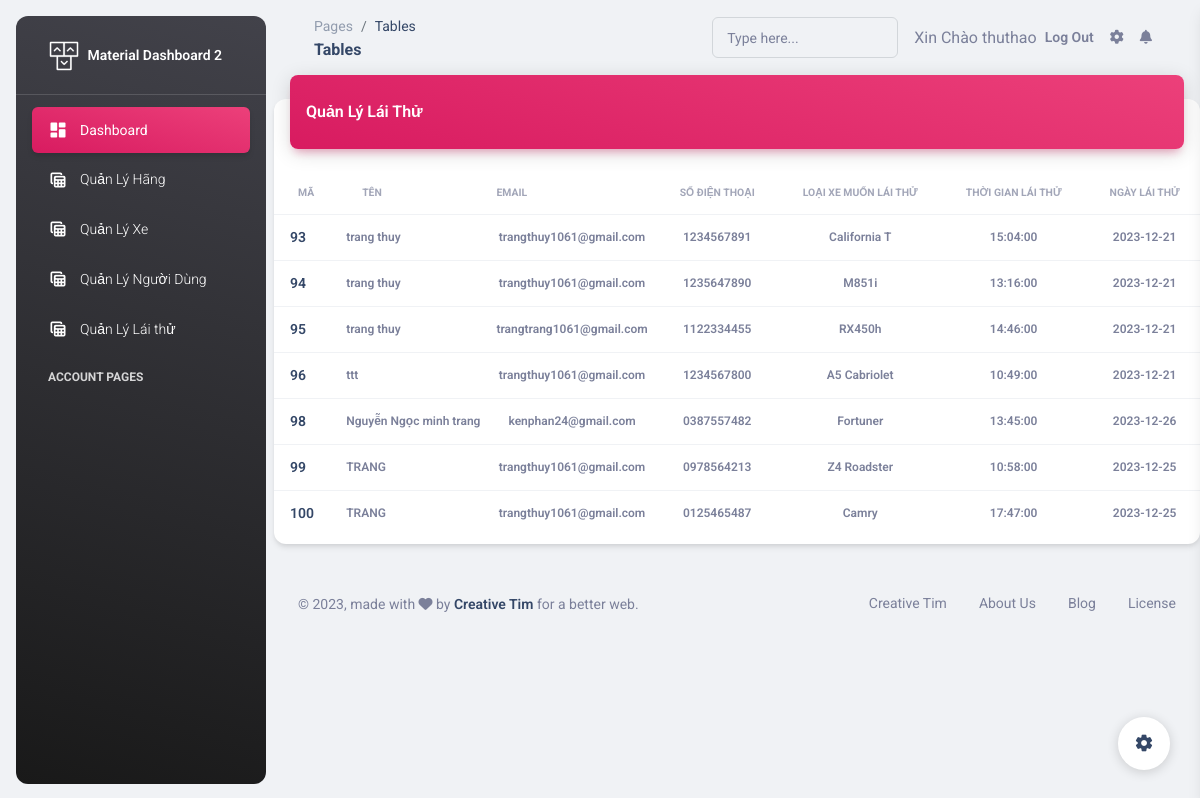
/admin/index.php?controller=testDrive (signed in), run on the app's committed database.
### tables this page shows
CREATE TABLE `test_drives` (
  `id` int(11) NOT NULL,
  `name` varchar(255) NOT NULL,
  `email` varchar(255) NOT NULL,
  `phone` varchar(255) NOT NULL,
  `car_type` varchar(255) NOT NULL,
  `time` time NOT NULL,
  `location` varchar(255) NOT NULL,
  `dob` date NOT NULL,
  `gender` varchar(255) NOT NULL,
  `ngay` date DEFAULT NULL
);

### admin/class/db.php (called while the page is built, shortened)
<?php
class db{
    protected static $pdo;
    public function __construct()
    {
            self::$pdo= new PDO('mysql:host='.HOST.';dbname=' . DB, USER,PW);
            self::$pdo->query('set names utf8');
    }
    protected function selectQuery($sql, $arr=[])
    {
        $stm = self::$pdo->prepare($sql);
        $stm->execute($arr);
        return $stm->fetchAll(PDO::FETCH_ASSOC);
    }
}

### admin/class/testDrive.php (called while the page is built, shortened)
<?php
class testDrive extends db
{
    function getAll()
    {
        return $this->selectQuery('select * from test_drives');
    }
}

### admin/views-ad/testdrive/index.php (the view, shortened to what this page needs)
<div class="row">
    <div class="col-12">
        <div class="card my-4">
            <div class="card-header p-0 position-relative mt-n4 mx-3 z-index-2">
                <div class="bg-gradient-primary shadow-primary border-radius-lg pt-4 pb-3">
                    <div class="row" style="display: flex;">
                        <div class="col-md-6">
                            <h6 class="text-white text-capitalize ps-3">Quản Lý Lái Thử</h6>
                        </div>
                    </div>
                </div>
            </div>
            <div class="card-body px-0 pb-2">
                <div class="table-responsive p-0">
                    <table class="table align-items-center mb-0">
                        <thead>
                            <tr>
                                <th class="text-uppercase text-secondary text-xxs font-weight-bolder opacity-7">Mã </th>
                                <th class="text-uppercase text-secondary text-xxs font-weight-bolder opacity-7">Tên</th>
                                <th class="text-uppercase text-secondary text-xxs font-weight-bolder opacity-7 ps-2">Email</th>
                                <th class="text-center text-uppercase text-secondary text-xxs font-weight-bolder opacity-7">Số điện thoại</th>
                                <th class="text-center text-uppercase text-secondary text-xxs font-weight-bolder opacity-7">Loại xe muốn lái thử</th>
                                <th class="text-center text-uppercase text-secondary text-xxs font-weight-bolder opacity-7">Thời gian lái thử</th>
                                <th class="text-center text-uppercase text-secondary text-xxs font-weight-bolder opacity-7">Ngày lái thử</th>
                            </tr>
                        </thead>
                        <tbody>
                            <?php
                            foreach ($dataTestDrive as $dsp) {
                            ?>
                                <tr>
                                    <td>
                                        <div class="d-flex px-2 py-1">
                                            <div class="d-flex flex-column justify-content-center align-middle text-center">
                                                <h6 class="mb-0 text-sm"><?php echo $dsp['id'] ?></h6>
                                            </div>
                                        </div>
                                    </td>
                                    <td class="">
                                        <p class="text-xs font-weight-bold mb-0"><?php echo $dsp['name'] ?></p>
                                    </td>
                                    <td class="align-middle text-center">
                                        <p class="text-xs font-weight-bold mb-0"><?php echo $dsp['email'] ?></p>
                                    </td>
                                    <td class="align-middle text-center text-sm">
                                        <p class="text-xs font-weight-bold mb-0"><?php echo $dsp['phone'] ?></p>
                                    </td>
                                    <td class="align-middle text-center">
                                        <p class="text-xs font-weight-bold mb-0"><?php echo $dsp['car_type'] ?></p>
                                    </td>
                                    <td class="align-middle text-center">
                                        <p class="text-xs font-weight-bold mb-0"><?php echo $dsp['time'] ?></p>
                                    </td>
                                    <td class="align-middle text-center">
                                        <p class="text-xs font-weight-bold mb-0"><?php echo $dsp['ngay'] ?></p>
                                    </td>
                                </tr>
                            <?php
                            }
                            ?>
                        </tbody>
                    </table>
                </div>
            </div>
        </div>
    </div>
</div>

### data on the page
test_drives: id "93", name "trang thuy", email "trangthuy1061@gmail.com", phone "1234567891", car_type "California T", time "15:04:00", ngay "2023-12-21"
test_drives: id "94", name "trang thuy", email "trangthuy1061@gmail.com", phone "1235647890", car_type "M851i", time "13:16:00", ngay "2023-12-21"
test_drives: id "95", name "trang thuy", email "trangtrang1061@gmail.com", phone "1122334455", car_type "RX450h", time "14:46:00", ngay "2023-12-21"
test_drives: id "96", name "ttt", email "trangthuy1061@gmail.com", phone "1234567800", car_type "A5 Cabriolet", time "10:49:00", ngay "2023-12-21"
test_drives: id "98", name "Nguyễn Ngọc minh trang", email "kenphan24@gmail.com", phone "0387557482", car_type "Fortuner", time "13:45:00", ngay "2023-12-26"
test_drives: id "99", name "TRANG", email "trangthuy1061@gmail.com", phone "0978564213", car_type "Z4 Roadster", time "10:58:00", ngay "2023-12-25"
test_drives: id "100", name "TRANG", email "trangthuy1061@gmail.com", phone "0125465487", car_type "Camry", time "17:47:00", ngay "2023-12-25"

### other printed values
$_SESSION['admin'] "thuthao"
